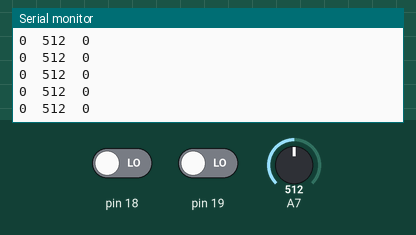
Recording of a sketch running on a simulated Arduino Nano, built with avr-gcc and run on an emulated ATmega328P. Shown: the last lines printed to the serial monitor. The inputs (shaded band) are chosen by the test bench; at power-on: A7 = 512, pin 18 LOW, pin 19 LOW.

Above: at 1.2 s.
1.3 s: A7 set to 983
At 2.3 s:
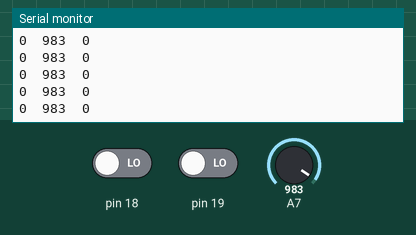
2.8 s: A7 set to 1017
At 3.3 s:
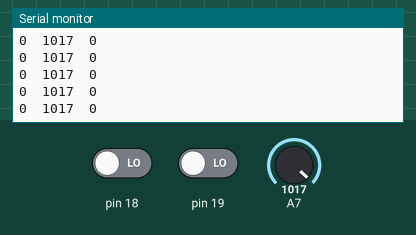
Timing chart, 0 to 5.8 s (numbered marks = the images above; inputs shaded):
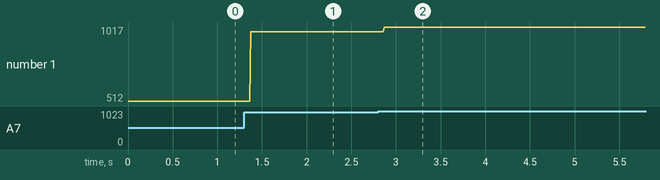

Measured:
- after the input at 1.3 s, the serial monitor: prints a new line after 0.07 s (image 1)
- after the input at 2.8 s, the serial monitor: prints a new line after 0.07 s (image 2)
- plotted number 1: 512 → 983 after the input at 1.3 s, 983 → 1017 after the input at 2.8 s

The sketch:

sketch_dec07b.ino
```cpp
void setup() {
  // put your setup code here, to run once:
Serial.begin(9600);

}
int x;
void loop() {
  // put your main code here, to run repeatedly:

x=digitalRead(18);
Serial.print(x);
Serial.print("  ");
x=analogRead(A7);
Serial.print(x);
Serial.print("  ");
x=digitalRead(19);
Serial.println(x);
}
```
